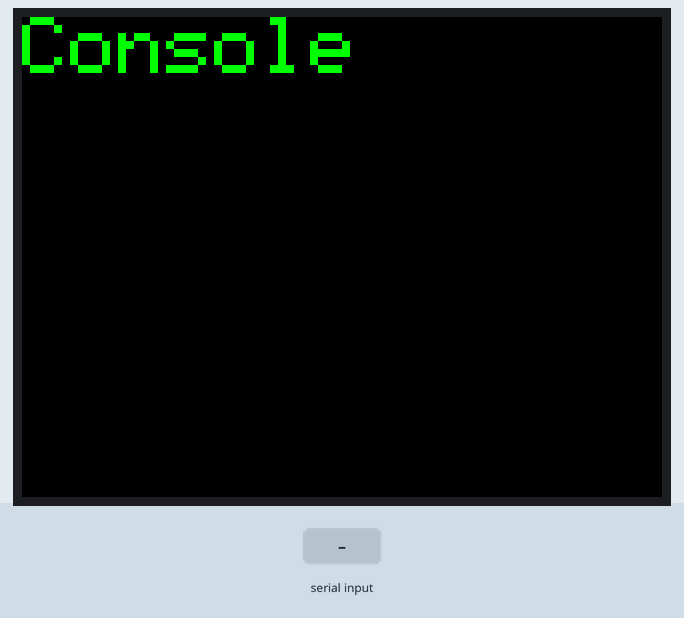
Simulated run of this sketch. Board: Arduino Uno, built with avr-gcc and run on an emulated ATmega328P. Shown: 320×240 colour display. Inputs (shaded band) come from the test bench.

Above: at 0.3 s.
2.6 s: "1" received over Serial
At 4.3 s:
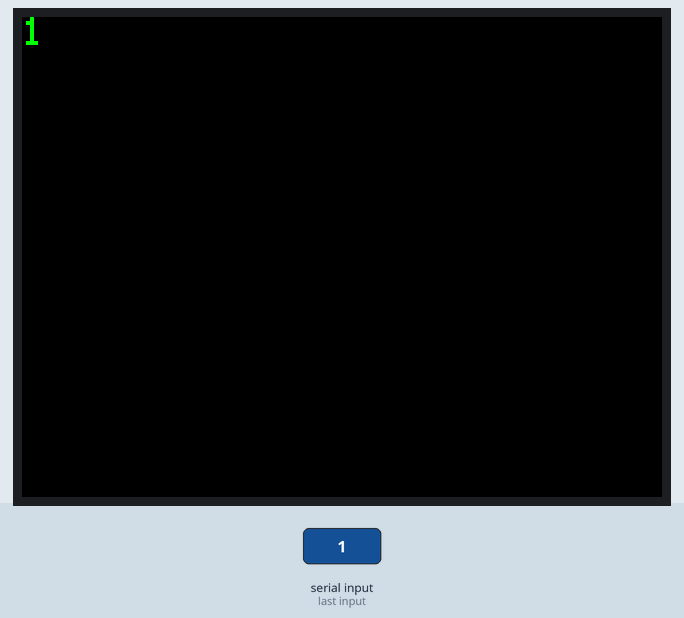
5.0 s: "0" received over Serial
7.5 s: "2" received over Serial
At 9.3 s:
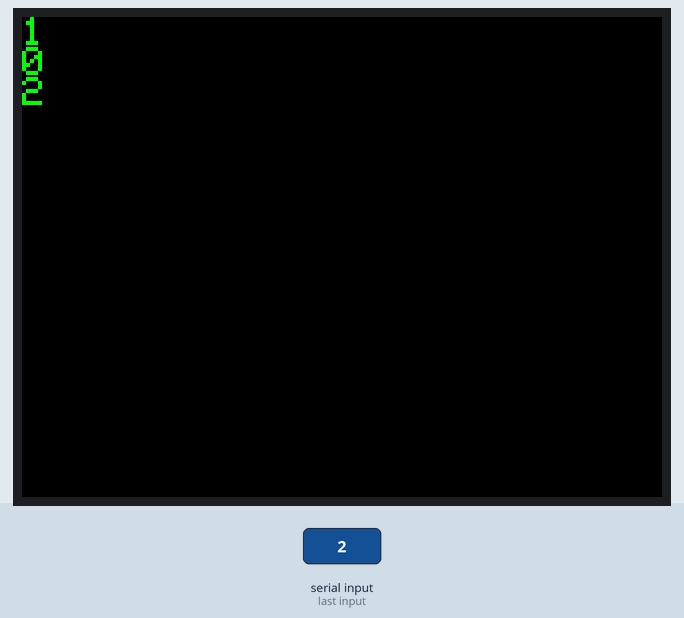
Timing chart, 0 to 10.8 s (numbered marks = the images above; inputs shaded):
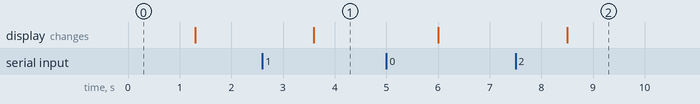

The sketch:

unoTFT_logger17.ino
```cpp
#include <Adafruit_GFX.h>
#include <Adafruit_TFTLCD.h>

int Cline = 0;
int line = 0;

#define LCD_CS A3
#define LCD_CD A2
#define LCD_WR A1
#define LCD_RD A0

#define LCD_RESET A4

#define	BLACK   0x0000
#define	BLUE    0x001F
#define	RED     0xF800
#define	GREEN   0x07E0
#define CYAN    0x07FF
#define MAGENTA 0xF81F
#define YELLOW  0xFFE0
#define WHITE   0xFFFF

Adafruit_TFTLCD tft(LCD_CS, LCD_CD, LCD_WR, LCD_RD, LCD_RESET);

void setup() {
  Serial.begin(9600);
  tft.reset();
  uint16_t identifier = tft.readID();
  tft.begin(identifier);
  tft.setRotation(1);
  tft.fillScreen(BLACK);
  tft.setCursor(0, 0);
  tft.setTextColor(GREEN);
  tft.setTextSize(4);
  tft.println("Console");
  delay(1000);
  Cline = 0;
  line = 0;
  tft.setTextSize(2);
  tft.fillScreen(BLACK);

}

void loop() {
  if (Serial.available() > 0) {
   if (line + 1 > 16) {
    tft.fillScreen(BLACK);
    line = 0;
    Cline = 0;
   }
   String str = Serial.readString();
   tft.setCursor(0, Cline);
   if (str != "") {
    tft.println(str);
   } else{
     tft.println(" ");
   }
   if (str.length() > 26) {
    int more = round(str.length() / 26.0);
    line += more;
    Cline += 15 * more;
   }
  Cline += 15;
  line += 1;
  }

}
```

Measured:
- after the input at 2.6 s, the display: changes after 1.0 s (image 1)
- after the input at 7.5 s, the display: changes after 1.0 s (image 2)
